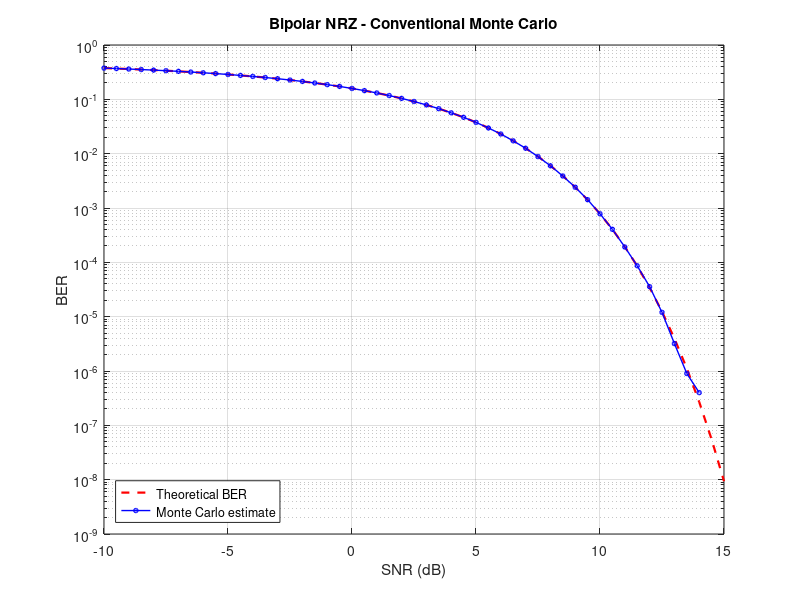
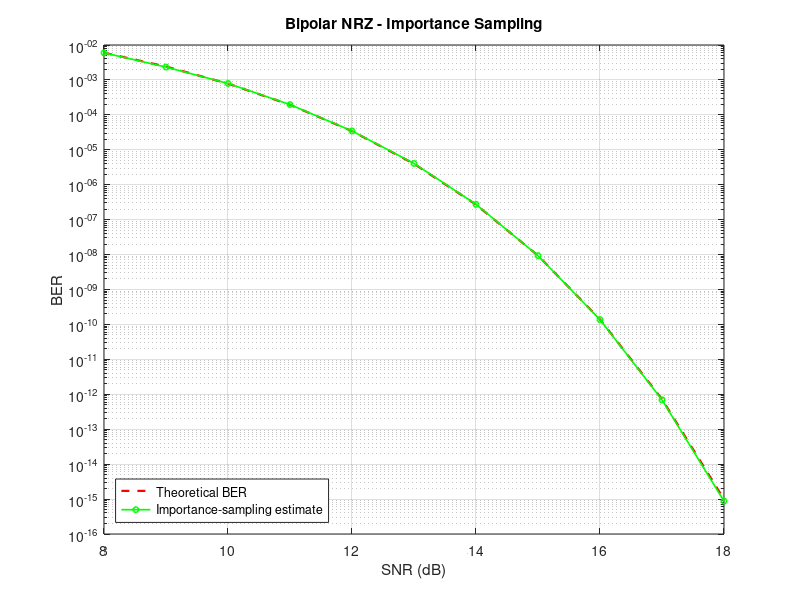

These charts were generated, in order, by the following MATLAB code:
%% MonteCarloYEnfatizado.m
% BER estimation for bipolar NRZ transmission over an AWGN channel.
% The script compares conventional Monte Carlo simulation with
% variance-inflated importance sampling (emphasized sampling).
%
% Generated for the BER performance-analysis practice.

clear; clc; close all;
rng(42, 'twister');              % Reproducible random sequence

%% 1. Conventional Monte Carlo simulation
A = 1;                           % Bipolar signal amplitude: {-A,+A}
N_MC = 1e7;                      % Number of transmitted bits per SNR point
SNRdB_MC = -10:0.5:15;           % Sample SNR = 20*log10(A/sigma)
sigma_MC = A .* 10.^(-SNRdB_MC/20);
BER_MC = zeros(size(SNRdB_MC));

% Processing the sequence in blocks avoids allocating several vectors of
% 10 million doubles at the same time.
blockSize = 2e5;

tStart = tic;
for i = 1:numel(SNRdB_MC)
    errorCount = 0;
    processed = 0;

    while processed < N_MC
        currentBlock = min(blockSize, N_MC - processed);

        % Equiprobable binary source: false = 0, true = 1.
        data = rand(1, currentBlock) >= 0.5;

        % Bipolar NRZ mapping: 0 -> -A and 1 -> +A.
        tx = 2*A*double(data) - A;

        % Additive white Gaussian noise with standard deviation sigma.
        noise = sigma_MC(i) * randn(1, currentBlock);
        rx = tx + noise;

        % Zero-threshold detector and error counter.
        detected = rx >= 0;
        errorCount = errorCount + nnz(xor(detected, data));
        processed = processed + currentBlock;
    end

    BER_MC(i) = errorCount / N_MC;
end
elapsed_MC = toc(tStart);
fprintf('Conventional Monte Carlo time: %.3f s\n', elapsed_MC);

% Theoretical BER for antipodal signaling with a zero threshold.
BER_theory_MC = 0.5 * erfc(A ./ (sqrt(2)*sigma_MC));

figure('Color','w');
semilogy(SNRdB_MC, BER_theory_MC, '--r', 'LineWidth', 1.6); hold on;
semilogy(SNRdB_MC, BER_MC, 'o-b', 'LineWidth', 1.0, 'MarkerSize', 3);
grid on;
xlabel('SNR (dB)');
ylabel('BER');
title('Bipolar NRZ - Conventional Monte Carlo');
legend('Theoretical BER', 'Monte Carlo estimate', 'Location', 'southwest');

%% 2. Variance-inflated importance sampling
N_IS = 1e5;                      % Far fewer samples are required
SNRdB_IS = 8:18;                 % High-SNR region
sigma_IS = A .* 10.^(-SNRdB_IS/20);
B_IS = 4;                        % Proposal standard-deviation scale
BER_IS = zeros(size(SNRdB_IS));
SE_IS = zeros(size(SNRdB_IS));

tStart = tic;
for i = 1:numel(SNRdB_IS)
    data = rand(1, N_IS) >= 0.5;
    tx = 2*A*double(data) - A;

    % Samples are drawn from q(n)=N(0,(B_IS*sigma)^2), which produces
    % substantially more threshold crossings than the true distribution.
    noise = B_IS * sigma_IS(i) * randn(1, N_IS);

    % Likelihood ratio p(n)/q(n). This weight removes the bias introduced
    % by sampling from the broader proposal distribution.
    exponent = -(noise.^2 ./ (2*sigma_IS(i)^2)) * (1 - 1/B_IS^2);
    weight = B_IS * exp(exponent);

    rx = tx + noise;
    detected = rx >= 0;

    % IMPORTANT: keep one error indicator per sample. Summing the logical
    % vector before multiplying by the weights would be incorrect.
    errorIndicator = xor(detected, data);
    weightedSamples = weight .* double(errorIndicator);
    BER_IS(i) = mean(weightedSamples);
    SE_IS(i) = std(weightedSamples, 0, 2) / sqrt(N_IS);
end
elapsed_IS = toc(tStart);
fprintf('Importance-sampling time: %.3f s\n', elapsed_IS);

BER_theory_IS = 0.5 * erfc(A ./ (sqrt(2)*sigma_IS));

figure('Color','w');
semilogy(SNRdB_IS, BER_theory_IS, '--r', 'LineWidth', 1.6); hold on;
semilogy(SNRdB_IS, BER_IS, 'o-g', 'LineWidth', 1.2, 'MarkerSize', 4);
grid on;
xlabel('SNR (dB)');
ylabel('BER');
title('Bipolar NRZ - Importance Sampling');
legend('Theoretical BER', 'Importance-sampling estimate', ...
       'Location', 'southwest');

%% 3. Save numerical results
save('BER_results.mat', 'A', 'N_MC', 'SNRdB_MC', 'sigma_MC', ...
     'BER_MC', 'BER_theory_MC', 'elapsed_MC', 'N_IS', 'SNRdB_IS', ...
     'sigma_IS', 'B_IS', 'BER_IS', 'BER_theory_IS', 'SE_IS', ...
     'elapsed_IS');
